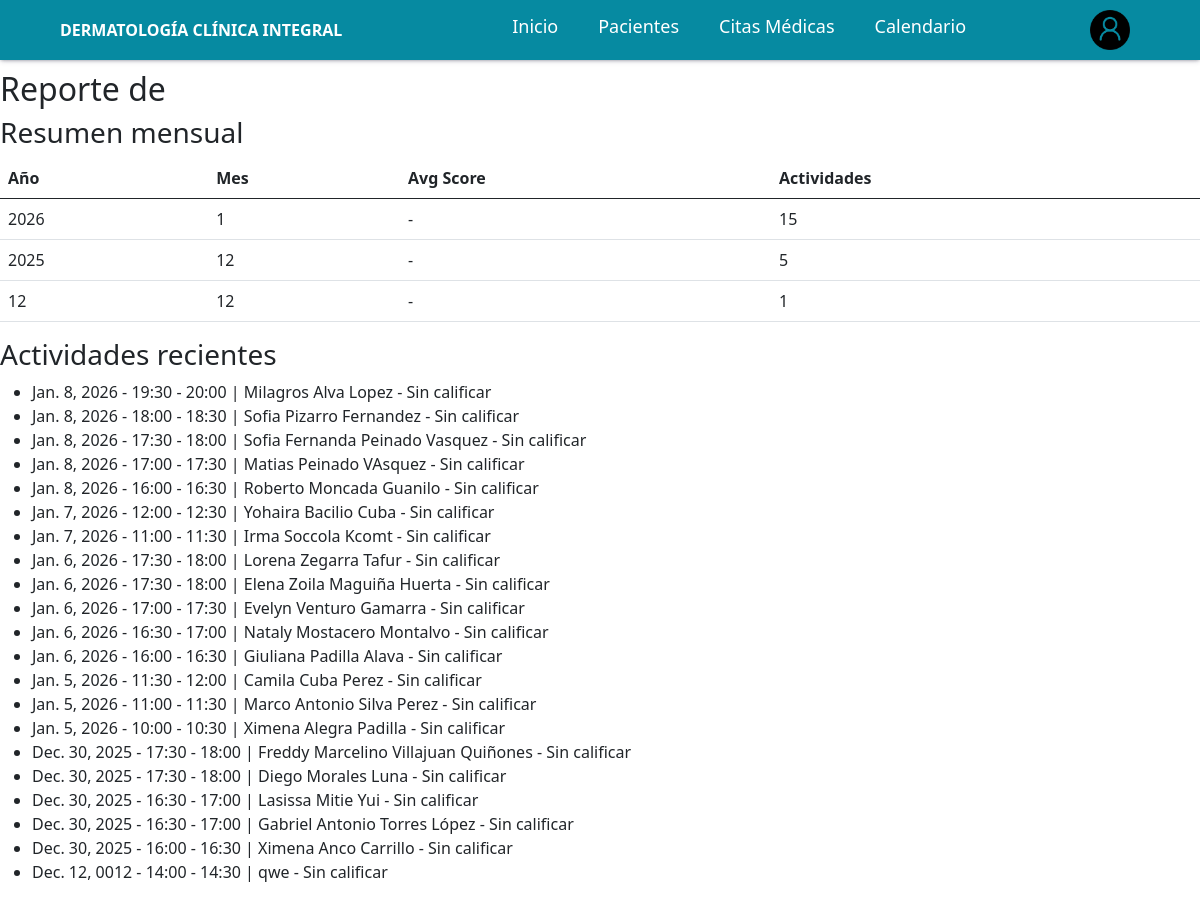
/productivity/reports/user/1/ (signed in), run on the app's committed database.
### productividad/models.py (models this page shows, shortened)
class DailyActivity(models.Model):
    SCORE_CHOICES = (
        (1, 'Bajo'),
        (2, 'Medio'),
        (3, 'Alto'),
    )
    user = models.ForeignKey(User, on_delete=models.CASCADE, related_name='activities')
    date = models.DateField()
    title = models.CharField(max_length=255)
    description = models.TextField(blank=True, null=True)
    score = models.PositiveSmallIntegerField(choices=SCORE_CHOICES, null=True, blank=True)
    scored_by = models.ForeignKey(User, null=True, blank=True, on_delete=models.SET_NULL, related_name='scored_activities')
    scored_at = models.DateTimeField(null=True, blank=True)
    created_at = models.DateTimeField(auto_now_add=True)
    updated_at = models.DateTimeField(auto_now=True)
    class Meta:
        unique_together = ('user', 'date', 'title')
        ordering = ['-date', '-created_at']

### productividad/views.py (the view)
# urls.py: path('reports/user/<int:user_id>/', views.user_report, name='user_report'),
@login_required
def user_report(request, user_id):
    if not (request.user.is_staff or getattr(request.user, 'is_admin', False) or request.user.is_superuser):
        return HttpResponseForbidden()
    from django.contrib.auth import get_user_model
    user_model = get_user_model()
    target = get_object_or_404(user_model, id=user_id)
    qs = DailyActivity.objects.filter(user=target)
    summary = qs.values('date__year', 'date__month').annotate(
    avg_score=Avg('score'),
    activities=Count('id')
    ).order_by('-date__year', '-date__month')
    paginator = Paginator(qs.order_by('-date'), 50)
    page = request.GET.get('page', 1)
    activities_page = paginator.get_page(page)
    return render(request, 'productivity/user_report.html', {
        'target': target,
        'summary': summary,
        'activities': activities_page,
    })

### templates/productivity/user_report.html
{% extends "base.html" %}
{% load static %}
{% block body %}
{% include "../components/navbar.html" %}
<h2>Reporte de {{ target.get_full_name }}</h2>
<h3>Resumen mensual</h3>
<table class="table">
<thead><tr><th>Año</th><th>Mes</th><th>Avg Score</th><th>Actividades</th></tr></thead>
<tbody>
{% for s in summary %}
<tr>
<td>{{ s.date__year }}</td>
<td>{{ s.date__month }}</td>
<td>{{ s.avg_score|default:'-' }}</td>
<td>{{ s.activities }}</td>
</tr>
{% endfor %}
</tbody>
</table>
<h3>Actividades recientes</h3>
<ul>
{% for a in activities %}
<li>{{ a.date }} - {{ a.title }} - {{ a.score|default:'Sin calificar' }}</li>
{% endfor %}
</ul>
{% endblock %}

### data on the page
DailyActivity: date "Jan. 8, 2026", title "19:30 - 20:00 | Milagros Alva Lopez", score "Sin calificar"
DailyActivity: date "Jan. 8, 2026", title "18:00 - 18:30 | Sofia Pizarro Fernandez", score "Sin calificar"
DailyActivity: date "Jan. 8, 2026", title "17:30 - 18:00 | Sofia Fernanda Peinado Vasquez", score "Sin calificar"
DailyActivity: date "Jan. 8, 2026", title "17:00 - 17:30 | Matias Peinado VAsquez", score "Sin calificar"
DailyActivity: date "Jan. 8, 2026", title "16:00 - 16:30 | Roberto Moncada Guanilo", score "Sin calificar"
DailyActivity: date "Jan. 7, 2026", title "12:00 - 12:30 | Yohaira Bacilio Cuba", score "Sin calificar"
DailyActivity: date "Jan. 7, 2026", title "11:00 - 11:30 | Irma Soccola Kcomt", score "Sin calificar"
DailyActivity: date "Jan. 6, 2026", title "17:30 - 18:00 | Lorena Zegarra Tafur", score "Sin calificar"
DailyActivity: date "Jan. 6, 2026", title "17:30 - 18:00 | Elena Zoila Maguiña Huerta", score "Sin calificar"
DailyActivity: date "Jan. 6, 2026", title "17:00 - 17:30 | Evelyn Venturo Gamarra", score "Sin calificar"
DailyActivity: date "Jan. 6, 2026", title "16:30 - 17:00 | Nataly Mostacero Montalvo", score "Sin calificar"
DailyActivity: date "Jan. 6, 2026", title "16:00 - 16:30 | Giuliana Padilla Alava", score "Sin calificar"
DailyActivity: date "Jan. 5, 2026", title "11:30 - 12:00 | Camila Cuba Perez", score "Sin calificar"
DailyActivity: date "Jan. 5, 2026", title "11:00 - 11:30 | Marco Antonio Silva Perez", score "Sin calificar"
DailyActivity: date "Jan. 5, 2026", title "10:00 - 10:30 | Ximena Alegra Padilla", score "Sin calificar"
DailyActivity: date "Dec. 30, 2025", title "17:30 - 18:00 | Freddy Marcelino Villajuan Quiñones", score "Sin calificar"
DailyActivity: date "Dec. 30, 2025", title "17:30 - 18:00 | Diego Morales Luna", score "Sin calificar"
DailyActivity: date "Dec. 30, 2025", title "16:30 - 17:00 | Lasissa Mitie Yui", score "Sin calificar"
DailyActivity: date "Dec. 30, 2025", title "16:30 - 17:00 | Gabriel Antonio Torres López", score "Sin calificar"
DailyActivity: date "Dec. 30, 2025", title "16:00 - 16:30 | Ximena Anco Carrillo", score "Sin calificar"
DailyActivity: date "Dec. 12, 0012", title "14:00 - 14:30 | qwe", score "Sin calificar"

### other printed values
{{ s.date__year }} "2026" "2025" "12"
{{ s.date__month }} "1" "12" "12"
{{ s.avg_score|default:'-' }} "-" "-" "-"
{{ s.activities }} "15" "5" "1"
